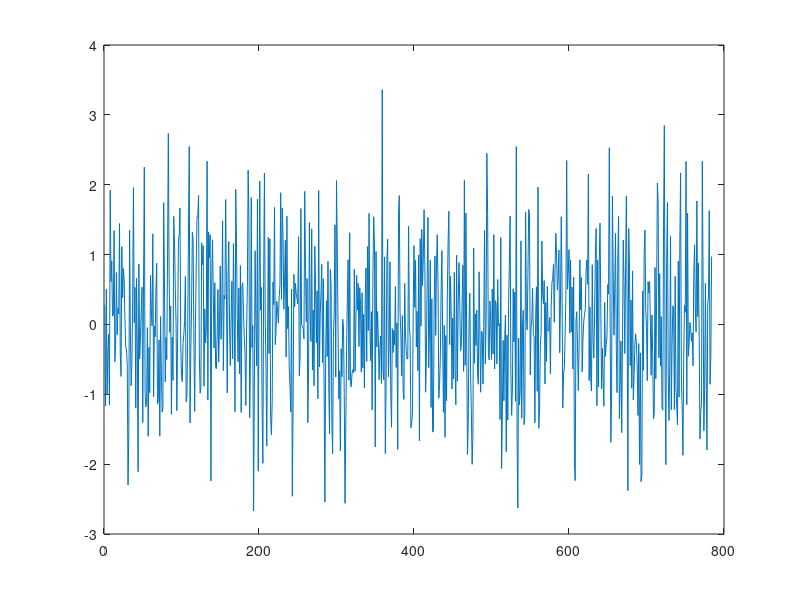

The MATLAB source for this figure:
%max is <3, thus, 1 bit for sign, 1 bit for integer and 8 bits for decimal
%
clear all
close all
clc

fid = fopen('D:\NN_on_FPGA\weight_40.coe', 'wt');

w = randn(784,1);
plot(w);

fprintf(fid, sprintf('memory_initialization_radix=2;\n\n'));

fprintf(fid, sprintf('memory_initialization_vector=\n\n'));

for i = 1:784
    if w(i) >= 0
        fprintf(fid, sprintf('%s,\n',strcat('0',dec2bin(abs(w(i))*256,11))));
    else
        fprintf(fid, sprintf('%s,\n',strcat('1',dec2bin(abs(w(i))*256,11))));
    end
end